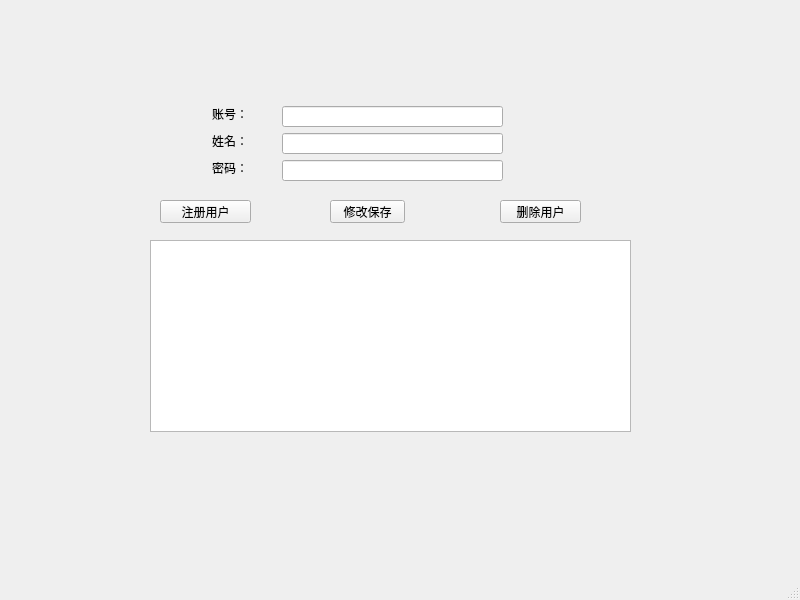
<?xml version="1.0" encoding="UTF-8"?>
<ui version="4.0">
 <class>userLoginPage</class>
 <widget class="QMainWindow" name="userLoginPage">
  <property name="geometry">
   <rect>
    <x>0</x>
    <y>0</y>
    <width>800</width>
    <height>600</height>
   </rect>
  </property>
  <property name="windowTitle">
   <string>userLoginPage</string>
  </property>
  <widget class="QWidget" name="centralwidget">
   <widget class="QLabel" name="label">
    <property name="geometry">
     <rect>
      <x>212</x>
      <y>106</y>
      <width>36</width>
      <height>16</height>
     </rect>
    </property>
    <property name="text">
     <string>账号：</string>
    </property>
   </widget>
   <widget class="QLineEdit" name="lineEdit_userAccount">
    <property name="geometry">
     <rect>
      <x>282</x>
      <y>106</y>
      <width>221</width>
      <height>21</height>
     </rect>
    </property>
   </widget>
   <widget class="QLabel" name="label_2">
    <property name="geometry">
     <rect>
      <x>212</x>
      <y>160</y>
      <width>36</width>
      <height>16</height>
     </rect>
    </property>
    <property name="text">
     <string>密码：</string>
    </property>
   </widget>
   <widget class="QLineEdit" name="lineEdit_userPasswrd">
    <property name="geometry">
     <rect>
      <x>282</x>
      <y>160</y>
      <width>221</width>
      <height>21</height>
     </rect>
    </property>
   </widget>
   <widget class="QPushButton" name="pushButton_userEnroll">
    <property name="geometry">
     <rect>
      <x>160</x>
      <y>200</y>
      <width>91</width>
      <height>23</height>
     </rect>
    </property>
    <property name="text">
     <string>注册用户</string>
    </property>
   </widget>
   <widget class="QTableView" name="tableView">
    <property name="geometry">
     <rect>
      <x>150</x>
      <y>240</y>
      <width>481</width>
      <height>192</height>
     </rect>
    </property>
   </widget>
   <widget class="QLineEdit" name="lineEdit_userName">
    <property name="geometry">
     <rect>
      <x>282</x>
      <y>133</y>
      <width>221</width>
      <height>21</height>
     </rect>
    </property>
   </widget>
   <widget class="QLabel" name="label_3">
    <property name="geometry">
     <rect>
      <x>212</x>
      <y>133</y>
      <width>36</width>
      <height>16</height>
     </rect>
    </property>
    <property name="text">
     <string>姓名：</string>
    </property>
   </widget>
   <widget class="QPushButton" name="pushButton_userInfoSave">
    <property name="geometry">
     <rect>
      <x>330</x>
      <y>200</y>
      <width>75</width>
      <height>23</height>
     </rect>
    </property>
    <property name="text">
     <string>修改保存</string>
    </property>
   </widget>
   <widget class="QPushButton" name="pushButton_userInfoDel">
    <property name="geometry">
     <rect>
      <x>500</x>
      <y>200</y>
      <width>81</width>
      <height>23</height>
     </rect>
    </property>
    <property name="text">
     <string>删除用户</string>
    </property>
   </widget>
  </widget>
  <widget class="QMenuBar" name="menubar">
   <property name="geometry">
    <rect>
     <x>0</x>
     <y>0</y>
     <width>800</width>
     <height>21</height>
    </rect>
   </property>
  </widget>
  <widget class="QStatusBar" name="statusbar"/>
 </widget>
 <resources/>
 <connections/>
</ui>
